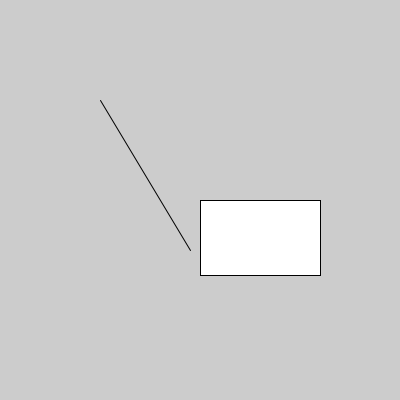
Frame 1 (no input)
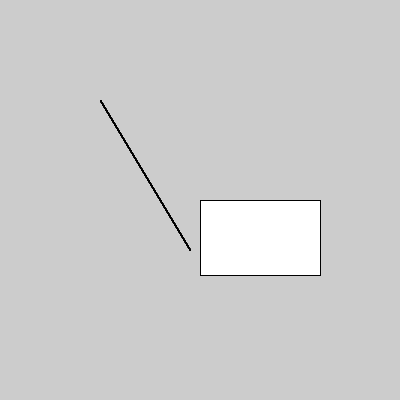
Frame 60 (the mouse pressed at the canvas centre just before this capture)
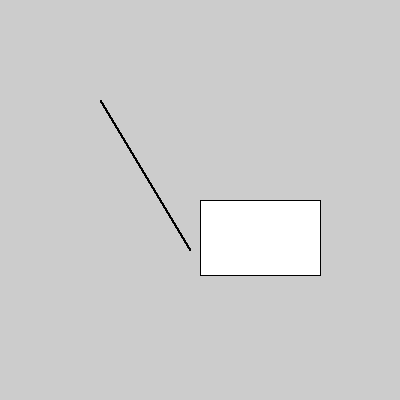
Frame 120 (the mouse held since frame 60 and released just before this capture)

The Processing sketch that drew these frames (run headless with seeded random() and noise(); from frame 60 on, the mouse is pressed at the canvas centre):

// Processing sketch: hkklotz_sketch1
// ── hkklotz_sketch1.pde
void setup(){
        size(400,400);
}
void draw(){
        line(100,100,190,250);
        rect(200,200,120,75);
}
